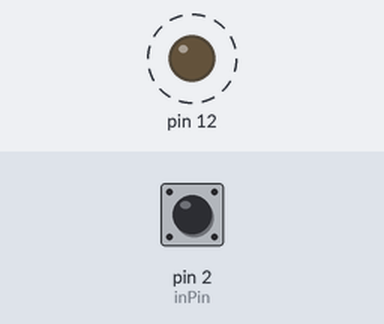
The sketch below on a simulated Arduino Uno, built with avr-gcc and run on an emulated ATmega328P. Shown: output pins drawn as LEDs (lit = HIGH). Dashed ring = blinking. The inputs (shaded band) are chosen by the test bench; at power-on: pin 2 (inPin) HIGH. What the sketch prints to the serial monitor is not drawn.

Above: at 0.5 s.
Timing chart, 0 to 4.6 s (numbered marks = the images above):
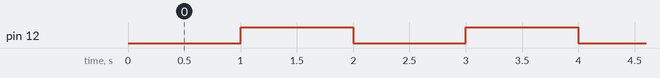

Measured:
- by itself, pin 12: alternates HIGH for 1.0 s and LOW for 1.0 s

The sketch:

sketch_may07a.ino
```cpp
int inPin = 2;
int inPinRead = digitalRead(2);

void setup() {
  pinMode(inPin,INPUT_PULLUP);
  pinMode(12,OUTPUT);
  Serial.begin(57600);
}

void loop() {

  digitalWrite(12, LOW);
  Serial.print( digitalRead(2));
  delay(1000);

  digitalWrite(12, HIGH);
  Serial.print( digitalRead(2));
  delay(1000);
}
```
